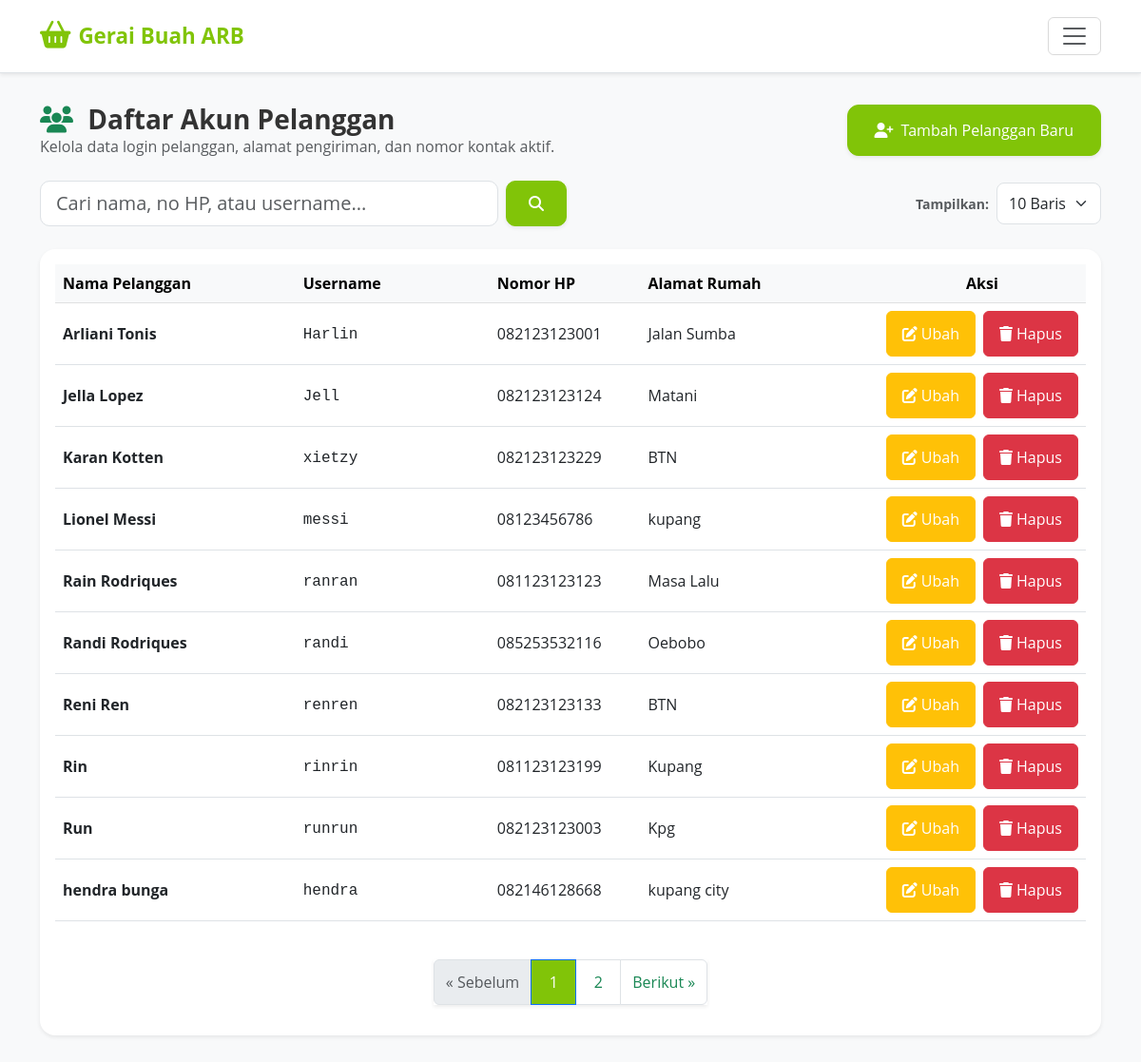
The page /karyawan/pelanggan/ (signed in) on the database its author committed.
### core/models.py (models this page shows, shortened)
class Pelanggan(models.Model):
    idPelanggan = models.AutoField(primary_key=True)
    username = models.CharField(max_length=30, unique=True)
    password = models.CharField(max_length=30)
    namaPelanggan = models.CharField(max_length=70)
    alamat = models.TextField()
    noHp = models.CharField(max_length=12)
    class Meta:
        verbose_name_plural = "Pelanggan"

### core/karyawan_views.py (the view, shortened to what this page needs)
# urls.py: path('pelanggan/', karyawan_views.pelanggan_list, name='karyawan_pelanggan_list'),
@karyawan_required
def pelanggan_list(request):
    q = request.GET.get('q', '').strip()
    limit = request.GET.get('limit', '10')
    pelanggan_queryset = Pelanggan.objects.all().order_by('namaPelanggan')
    if limit == 'all':
        pelanggan_items = pelanggan_queryset
    else:
        try:
            limit_int = int(limit)
        except ValueError:
            limit_int = 10
        paginator = Paginator(pelanggan_queryset, limit_int)
        page_number = request.GET.get('page')
        pelanggan_items = paginator.get_page(page_number)
    return render(request, 'core/karyawan/pelanggan_list.html', {
        'pelanggan_items': pelanggan_items,
        'q': q,
        'limit': limit
    })

### core/context_processors.py (called while the page is built, shortened)
def kesegaran_alert(request):
    kritis_buah = []
    peringatan_buah = []
    total_alerts = 0
    default_context = {
        'kritis_buah': kritis_buah,
        'peringatan_buah': peringatan_buah,
        'total_alerts': total_alerts,
    }
    if not request.user.is_authenticated or not request.user.is_staff:
        return default_context
    from django.urls import resolve
    try:
        resolved = resolve(request.path)
        if resolved.url_name != 'index' or not resolved.app_name == 'admin':
            return default_context
    except Exception:
        return default_context

def global_karyawan_alerts(request):
    badge_pesanan_baru = Pembelian.objects.filter(statusPembelian='Menunggu').count()
    return {
        'badge_pesanan_baru': badge_pesanan_baru
    }

### core/karyawan_views.py (called while the page is built)
def karyawan_required(view_func):
    @wraps(view_func)
    def _wrapped_view(request, *args, **kwargs):
        if 'karyawan_id' not in request.session:
            messages.error(request, 'Silakan login terlebih dahulu untuk mengakses portal karyawan.')
            return redirect('karyawan_login')
        return view_func(request, *args, **kwargs)
    return _wrapped_view

### core/templates/core/karyawan/pelanggan_list.html (shortened to what this page needs)
{% extends 'core/karyawan/base.html' %}
{% load humanize %}
{% block content %}
<div class="row mb-4 align-items-center">
    <div class="col-12 col-md-6 mb-3 mb-md-0">
        <h3 class="fw-bold m-0"><i class="fa-solid fa-users text-success me-2"></i> Daftar Akun Pelanggan</h3>
        <p class="text-muted m-0 fs-6">Kelola data login pelanggan, alamat pengiriman, dan nomor kontak aktif.</p>
    </div>
    <div class="col-12 col-md-6 text-md-end">
        <button type="button" class="btn btn-brand-success btn-lg touch-btn shadow-sm" data-bs-toggle="modal" data-bs-target="#modalTambahPelanggan" style="padding: 14px 28px; border-radius: 12px;">
            <i class="fa-solid fa-user-plus me-2"></i> Tambah Pelanggan Baru
        </button>
    </div>
</div>
<div class="row mb-4 g-2 align-items-center justify-content-between">
    <div class="col-12 col-md-6">
        <form method="GET" action="" class="d-flex gap-2">
            <input type="text" name="q" value="{{ q }}" class="form-control form-control-lg" placeholder="Cari nama, no HP, atau username..." style="border-radius: 10px;">
            <button type="submit" class="btn btn-brand-success touch-btn px-4 shadow-sm" style="border-radius: 10px;">
                <i class="fa-solid fa-magnifying-glass"></i>
            </button>
        </form>
    </div>
    <div class="col-12 col-md-3 text-md-end">
        <form method="GET" action="" class="d-inline-flex align-items-center gap-2">
            <label for="limit" class="text-nowrap fw-bold text-muted small m-0">Tampilkan:</label>
            <select name="limit" id="limit" class="form-select" onchange="this.form.submit()" style="border-radius: 8px; width: auto; min-height: 44px;">
                <option value="10" {% if limit == '10' %}selected{% endif %}>10 Baris</option>
            </select>
        </form>
    </div>
</div>
<div class="card shadow-sm border-0 rounded-4 p-3">
    <div class="table-responsive">
        <table class="table table-hover align-middle">
            <thead class="table-light">
                <tr>
                    <th scope="col" style="width: 25%">Nama Pelanggan</th>
                    <th scope="col" style="width: 20%">Username</th>
                    <th scope="col" style="width: 15%">Nomor HP</th>
                    <th scope="col" style="width: 25%">Alamat Rumah</th>
                    <th scope="col" style="width: 15%" class="text-center">Aksi</th>
                </tr>
            </thead>
            <tbody>
                {% if pelanggan_items %}
                    {% for p in pelanggan_items %}
                        <tr>
                            <td><strong>{{ p.namaPelanggan }}</strong></td>
                            <td><code class="fs-6 text-dark">{{ p.username }}</code></td>
                            <td>{{ p.noHp }}</td>
                            <td>{{ p.alamat }}</td>
                            <td class="text-center">
                                <div class="d-flex justify-content-center gap-2">
                                    <button type="button" class="btn btn-warning text-white touch-btn px-3" data-bs-toggle="modal" data-bs-target="#modalEditPelanggan{{ p.idPelanggan }}" title="Ubah Data">
                                        <i class="fa-solid fa-pen-to-square"></i> <span class="d-none d-sm-inline ms-1">Ubah</span>
                                    </button>
                                    <button type="button" class="btn btn-danger touch-btn px-3" onclick="konfirmasiHapusPelanggan('{{ p.idPelanggan }}', '{{ p.namaPelanggan }}')" title="Hapus Akun">
                                        <i class="fa-solid fa-trash"></i> <span class="d-none d-sm-inline ms-1">Hapus</span>
                                    </button>
                                </div>
                            </td>
                        </tr>
                    {% endfor %}
                {% endif %}
            </tbody>
        </table>
    </div>
    {% if limit != 'all' and pelanggan_items.has_other_pages %}
    <nav class="d-flex justify-content-center mt-4">
        <ul class="pagination shadow-sm">
            {% if pelanggan_items.has_previous %}
                <li class="page-item">
                    <a class="page-link touch-btn text-success" href="?q={{ q }}&limit={{ limit }}&page={{ pelanggan_items.previous_page_number }}">&laquo; Sebelum</a>
                </li>
            {% else %}
                <li class="page-item disabled">
                    <span class="page-link touch-btn">&laquo; Sebelum</span>
                </li>
            {% endif %}
            {% for num in pelanggan_items.paginator.page_range %}
                {% if pelanggan_items.number == num %}
                    <li class="page-item active">
                        <span class="page-link touch-btn bg-brand-success border-brand-success text-white">{{ num }}</span>
                    </li>
                {% else %}
                    <li class="page-item">
                        <a class="page-link touch-btn text-success" href="?q={{ q }}&limit={{ limit }}&page={{ num }}">{{ num }}</a>
                    </li>
                {% endif %}
            {% endfor %}
            {% if pelanggan_items.has_next %}
                <li class="page-item">
                    <a class="page-link touch-btn text-success" href="?q={{ q }}&limit={{ limit }}&page={{ pelanggan_items.next_page_number }}">Berikut &raquo;</a>
                </li>
            {% else %}
                <li class="page-item disabled">
                    <span class="page-link touch-btn">Berikut &raquo;</span>
                </li>
            {% endif %}
        </ul>
    </nav>
    {% endif %}
</div>
{% endblock %}

### core/templates/core/karyawan/base.html (style rules this page uses)
body { font-family: 'Open Sans', sans-serif; background-color: #f8f9fa; color: #333; overflow-x: hidden; }
.bg-brand-success { background-color: #81C408 !important; color: white !important; }
.btn-brand-success { background-color: #81C408; border-color: #81C408; color: white; padding: 12px 24px; font-size: 1rem; font-weight: 500; border-radius: 8px; }
.touch-btn { min-height: 48px; min-width: 48px; display: inline-flex; align-items: center; justify-content: center; font-weight: 500; }

### rows shown on the page
Pelanggan: namaPelanggan "Arliani Tonis", username "Harlin", noHp "082123123001", alamat "Jalan Sumba"
Pelanggan: namaPelanggan "Jella Lopez", username "Jell", noHp "082123123124", alamat "Matani"
Pelanggan: namaPelanggan "Karan Kotten", username "xietzy", noHp "082123123229", alamat "BTN"
Pelanggan: namaPelanggan "Lionel Messi", username "messi", noHp "08123456786", alamat "kupang"
Pelanggan: namaPelanggan "Rain Rodriques", username "ranran", noHp "081123123123", alamat "Masa Lalu"
Pelanggan: namaPelanggan "Randi Rodriques", username "randi", noHp "085253532116", alamat "Oebobo"
Pelanggan: namaPelanggan "Reni Ren", username "renren", noHp "082123123133", alamat "BTN"
Pelanggan: namaPelanggan "Rin", username "rinrin", noHp "081123123199", alamat "Kupang"
Pelanggan: namaPelanggan "Run", username "runrun", noHp "082123123003", alamat "Kpg"
Pelanggan: namaPelanggan "hendra bunga", username "hendra", noHp "082146128668", alamat "kupang city"

### other values the page prints
{{ num }} "1"
{{ num }} "2"
